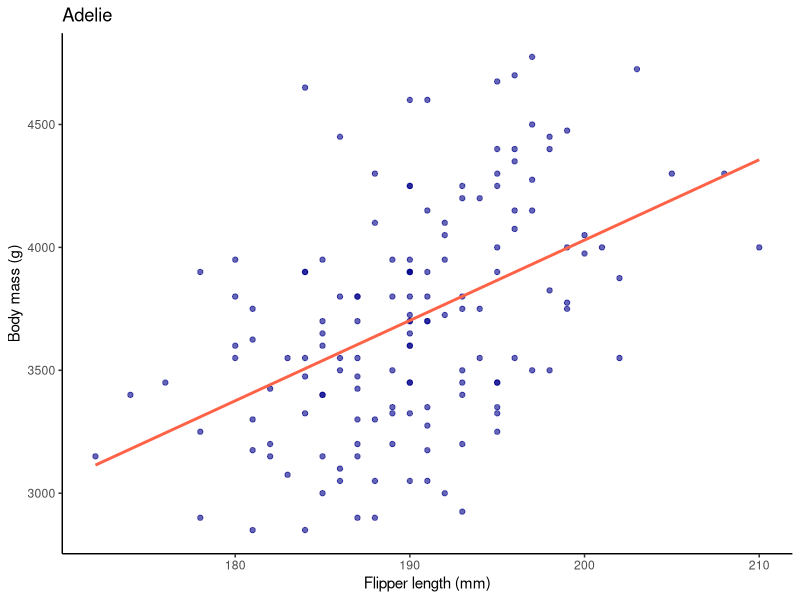
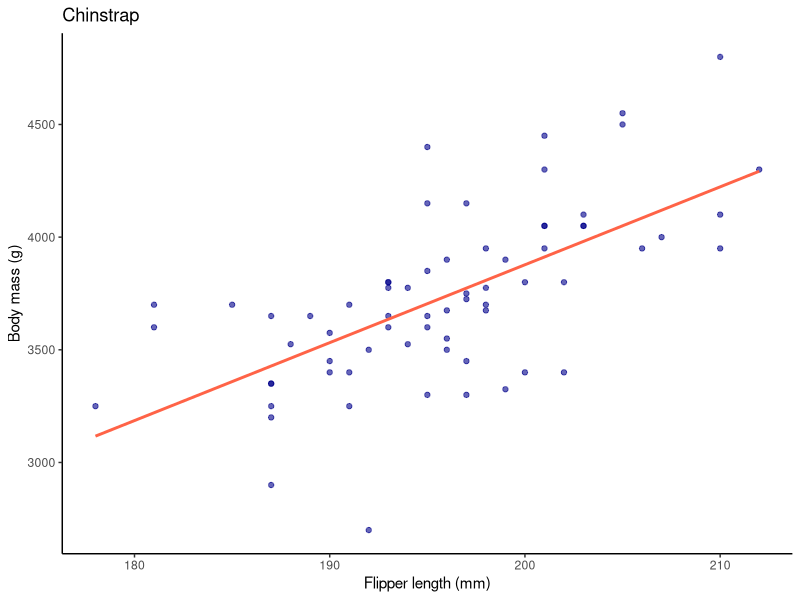
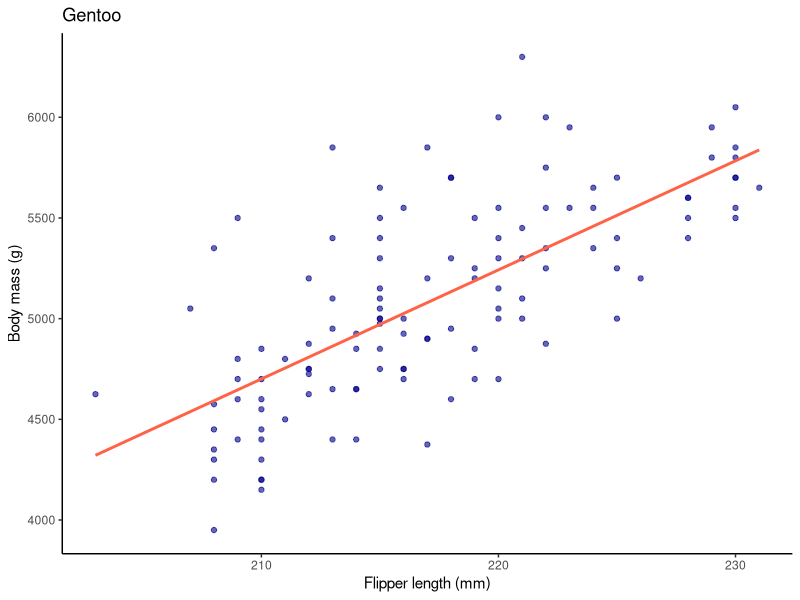

Write the R code that produced these figures, in order.
# =============================================================================
# 18_purrr.R
# UMD Biostatistics — Bill Perry
# Reference script: iteration with purrr — map(), map_df(), and friends
# Datasets: palmerpenguins, nycflights13, simulated multi-file scenarios
# =============================================================================

library(tidyverse)
library(palmerpenguins)
library(broom)


# ── 1. WHY PURRR? ────────────────────────────────────────────────────────────
# purrr replaces copy-paste code and for-loops with readable single lines.
# Core idea: apply a function to every element of a list or vector.
#
# map(x, f)       → always returns a list
# map_dbl(x, f)   → returns a numeric vector (one number per element)
# map_chr(x, f)   → returns a character vector
# map_lgl(x, f)   → returns a logical vector
# map_df(x, f)    → returns a data frame (binds rows)
# map2(x, y, f)   → iterate over two inputs simultaneously


# ── 2. THE BASIC PATTERN ─────────────────────────────────────────────────────

# The ~ shorthand: ~ some_function(.x)  means "apply this to each element"
# .x is a placeholder for the current element

numbers <- list(a = c(1,2,3,4), b = c(10,20,NA), c = c(5,6,7,8,9))

map(numbers, mean)                        # list of three means
map_dbl(numbers, mean)                    # named numeric vector
map_dbl(numbers, ~ mean(.x, na.rm = TRUE)) # with na.rm


# ── 3. FIT A SEPARATE MODEL TO EACH GROUP ────────────────────────────────────
# Classic use case: one regression per species, summarised in one table.

models <- penguins |>
  drop_na() |>
  nest_by(species) |>                           # one list-row per species
  mutate(
    fit  = list(lm(body_mass_g ~ flipper_length_mm, data = data)),
    coef = list(tidy(fit, conf.int = TRUE)),
    fit_stats = list(glance(fit))
  )

models

# Extract all coefficients into one flat table
models |>
  unnest(coef) |>
  select(species, term, estimate, std.error, p.value) |>
  filter(term != "(Intercept)")

# Extract R² for each species
models |>
  unnest(fit_stats) |>
  select(species, r.squared, adj.r.squared, p.value)


# ── 4. MAP OVER A NAMED LIST OF DATA FRAMES ──────────────────────────────────

# Split penguins into one data frame per species
species_list <- penguins |>
  drop_na() |>
  split(~species)           # returns a named list

species_list$Adelie |> head(3)

# Apply the same summary function to each species
map_df(species_list, ~ tibble(
  n      = nrow(.x),
  mean_mass = mean(.x$body_mass_g),
  se_mass   = sd(.x$body_mass_g) / sqrt(nrow(.x))
), .id = "species")


# ── 5. READING MULTIPLE FILES ─────────────────────────────────────────────────
# This is one of the most practically useful purrr patterns.
# Suppose you have annual survey CSVs: survey_2022.csv, survey_2023.csv, etc.

# Pattern 1: read all CSVs matching a pattern, bind into one data frame
# (Does not run without files, but this is the exact code you use)
#
# file_paths <- list.files("data_raw/", pattern = "survey_.*\\.csv",
#                           full.names = TRUE)
#
# all_surveys <- map(file_paths, read_csv) |>
#   list_rbind(names_to = "file")          # adds a column with the filename
#
# OR in one line:
# all_surveys <- list.files("data_raw/", "survey.*csv", full.names=TRUE) |>
#   map(read_csv) |>
#   list_rbind()

# Simulation: create a list of small data frames as if from separate files
survey_list <- list(
  "2022" = tibble(year=2022, site=c("A","B"), count=c(12,8)),
  "2023" = tibble(year=2023, site=c("A","B"), count=c(14,10)),
  "2024" = tibble(year=2024, site=c("A","B"), count=c(11,13))
)

# Bind all into one data frame — .id creates a column from the list names
map(survey_list, ~ .x) |>
  list_rbind(names_to = "survey_year")


# ── 6. GENERATING MULTIPLE PLOTS AND SAVING THEM ─────────────────────────────

# Build one plot per species and save each as a PDF
plots <- penguins |>
  drop_na() |>
  split(~species) |>
  map(~ ggplot(.x, aes(x = flipper_length_mm, y = body_mass_g)) +
        geom_point(color = "darkblue", alpha = 0.6) +
        geom_smooth(method = "lm", color = "tomato", se = FALSE) +
        labs(title = unique(.x$species),
             x = "Flipper length (mm)", y = "Body mass (g)") +
        theme_classic())

# Print each
walk(plots, print)

# Save each — map2() iterates over two lists simultaneously
# (comment out to avoid writing files during demo)
# filenames <- paste0("figures/regression_", names(plots), ".pdf")
# map2(filenames, plots, ~ ggsave(.x, plot = .y, width=5, height=4, units="in"))


# ── 7. map2() — iterate over two inputs ──────────────────────────────────────

sites   <- c("A", "B", "C")
surveys <- c(2022, 2023, 2024)

map2_chr(sites, surveys,
         ~ paste0("Site ", .x, " surveyed in ", .y))


# ── 8. SAFE MAPPING — handling errors gracefully ──────────────────────────────
# safely() wraps a function so errors return NULL instead of stopping purrr.

safe_log <- safely(log)

results <- map(list(10, -1, 100, "a"), safe_log)
# Each element has $result and $error

# Extract just the successful results
results |> map("result") |> compact()  # compact() drops NULLs


# ── 9. ECOLOGICAL PIPELINE EXAMPLE ───────────────────────────────────────────
# Read eBird-style files for multiple species → compute migration distance.
# Simulated — replace read_csv paths with real files.

# species_codes <- c("ovenbird", "blackthroated_warbler", "veery")
# abundance_files <- paste0("data_raw/ebirdst/", species_codes, "_abundance.csv")
#
# species_data <- set_names(abundance_files, species_codes) |>
#   map(read_csv) |>                         # read each file
#   map(~ filter(.x, !is.na(abd))) |>        # drop NA abundance
#   map(~ mutate(.x, log_abd = log10(abd)))  # transform each
#
# map_df(species_data, ~ tibble(
#   max_abd   = max(.x$abd),
#   mean_lat  = weighted.mean(.x$lat, .x$abd, na.rm = TRUE)
# ), .id = "species")

# =============================================================================
# END OF FILE
# =============================================================================
